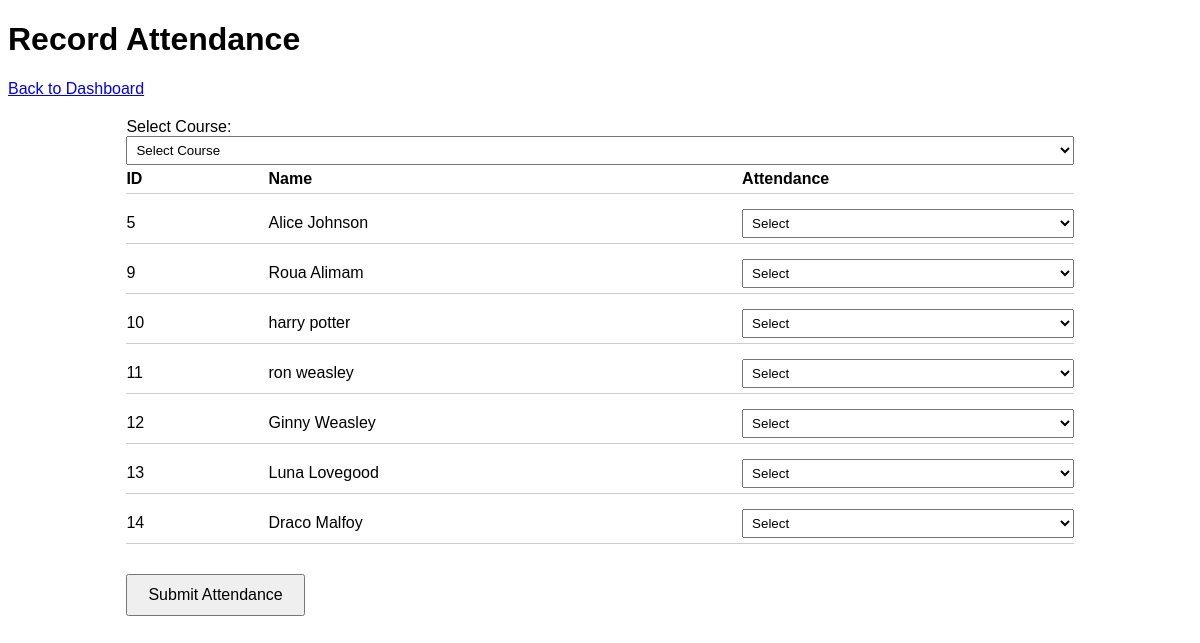
/teacher/record_attendance (signed in), run on the app's committed database.
### app/models.py (models this page shows, shortened)
class Student(db.Model):
    __tablename__ = 'students'
    student_id = db.Column(db.Integer, primary_key=True)
    user_id = db.Column(db.Integer, db.ForeignKey('users.user_id'), nullable=False)
    grade_level = db.Column(db.String(5), nullable=False)
    @property
    def first_name(self):
        return self.student_user.first_name  # Use the backref
    @property
    def last_name(self):
        return self.student_user.last_name

class User(db.Model, UserMixin):
    __tablename__ = 'users'
    user_id = db.Column(db.Integer, primary_key=True, autoincrement=True)
    first_name = db.Column(db.String(50), nullable=False)
    last_name = db.Column(db.String(50), nullable=False)
    username = db.Column(db.String(50), unique=True, nullable=False)
    email = db.Column(db.String(100), unique=True, nullable=False)
    password = db.Column(db.String(200), nullable=False)
    role = db.Column(db.String(10), nullable=False)  # student, teacher, admin
    teacher_relationship = db.relationship('Teacher', backref='teacher_user', uselist=False)
    student_relationship = db.relationship('Student', backref='student_user', uselist=False)

### app/routes/teacher_routes.py (the view, shortened to what this page needs)
@teacher_routes.route('/record_attendance', methods=['GET', 'POST'])
@login_required
def record_attendance():
    teacher = current_user.teacher_relationship  # Ensure teacher is logged in
    if not teacher:
        flash('Teacher not found!', 'error')
        return redirect(url_for('teacher.dashboard'))
    courses = Course.query.filter_by(teacher_id=teacher.teacher_id).all()
    if not courses:
        flash('No courses found for this teacher!', 'error')
        return redirect(url_for('teacher.dashboard'))
    students = Student.query.filter(Student.first_name != '', Student.last_name != '').all()
    if not students:
        flash('No students found!', 'error')
        return redirect(url_for('teacher.dashboard'))
    course_id = None  # Initialize course_id to None for GET request
    return render_template('teacher/record_attendance.html', students=students, courses=courses, course_id=course_id)

### app/templates/teacher/record_attendance.html (shortened to what this page needs)
<!DOCTYPE html>
<html lang="en">
  <head>
  </head>
  <body>
    <header>
      <h1>Record Attendance</h1>
      <a href="{{ url_for('teacher.teacher_dashboard') }}">Back to Dashboard</a>
    </header>
    <main class="attendance-container">
      <form method="POST">
        <label for="course_id">Select Course:</label>
        <select name="course_id" id="course_id" required>
            <option value="" disabled selected>Select Course</option>
        </select>
        <div class="attendance-row" style="font-weight: bold">
            <div class="column-id">ID</div>
            <div class="column-name">Name</div>
            <div class="column-select">Attendance</div>
        </div>
        {% for student in students %}
            {% if student.first_name and student.last_name %}
                <div class="attendance-row">
                    <div class="column-id">{{ student.student_id }}</div>
                    <div class="column-name">{{ student.first_name }} {{ student.last_name }}</div>
                    <div class="column-select">
                        <select name="attendance_{{ student.student_id }}" required>
                            <option value="" disabled selected>Select</option>
                        </select>
                    </div>
                </div>
            {% endif %}
        {% endfor %}
        <button type="submit">Submit Attendance</button>
      </form>
    </main>
  </body>
</html>

### app/templates/teacher/record_attendance.html (style rules this page uses)
body { font-family: Arial, sans-serif; }
.attendance-container { width: 80%; margin: 20px auto; }
.attendance-row { display: flex; align-items: center; justify-content: space-between; margin-bottom: 10px; padding: 5px 0; border-bottom: 1px solid #ccc; }
.attendance-row div { text-align: left; }
.column-id { width: 15%; }
.column-name { width: 50%; }
.column-select { width: 35%; }
select { width: 100%; padding: 5px; }
button { margin-top: 20px; padding: 10px 20px; font-size: 16px; cursor: pointer; }

### data on the page
Student: student_id "5", first_name "Alice", last_name "Johnson"
Student: student_id "9", first_name "Roua", last_name "Alimam"
Student: student_id "10", first_name "harry", last_name "potter"
Student: student_id "11", first_name "ron", last_name "weasley"
Student: student_id "12", first_name "Ginny", last_name "Weasley"
Student: student_id "13", first_name "Luna", last_name "Lovegood"
Student: student_id "14", first_name "Draco", last_name "Malfoy"
